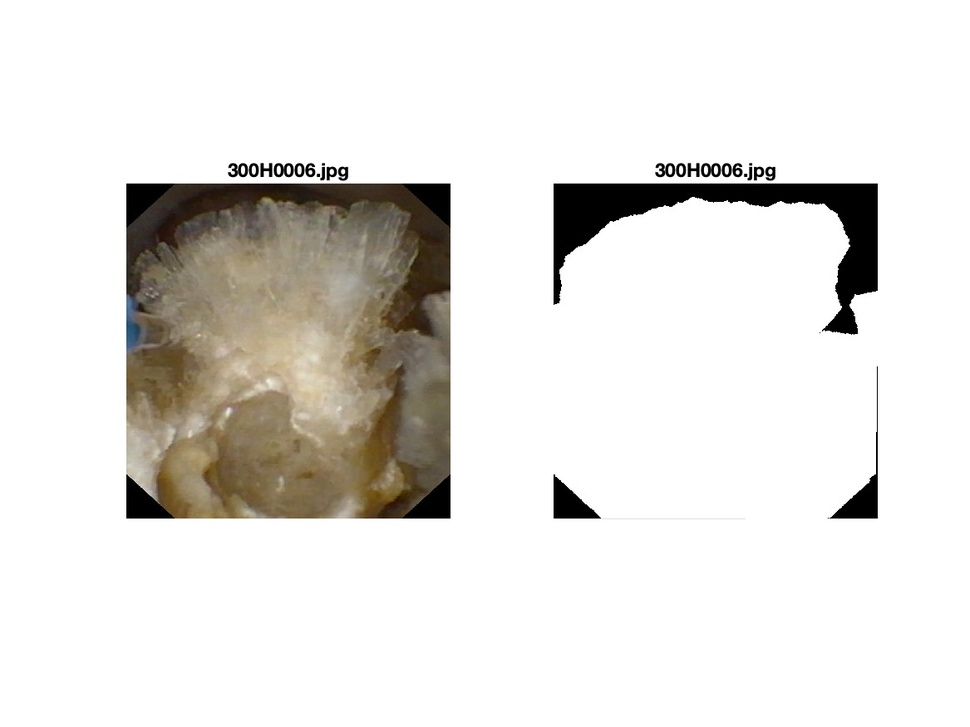
#> input picture Jonathan El-Beze (6 class - 128 wsize - 1k samples per class)/make-patch/helper/review-dataset/BRU-SEC-VE/300H0006.jpg, 970 x 727 px, shrunk from 1167 x 875 before the run; its folder holds only this picture in this run
$ python -i extract_features.py   (imports and definitions only)
#> lines starting #> are read from the running program, lines starting #| are printed output that depends on the picture

# FUNCTIONS FOR EXTRACTING FEATURES FROM IMAGES

import os
import numpy as np
import pandas as pd
from math import pow, sqrt
from skimage.color import rgb2hsv
from skimage import io
from skimage.feature import local_binary_pattern
from google.colab import data_table
# [1 line not run here, left out]

def getEnergy(img):
    # Convert BGR to HSV and parse HSV
    hsv_img = rgb2hsv(img)
#> hsv_img: shape (727, 970, 3) float64; mean of channels 0, 1, 2 0.0203, 0.0499, 0.895
    h, s, v = hsv_img[:, :, 0], hsv_img[:, :, 1], hsv_img[:, :, 2]
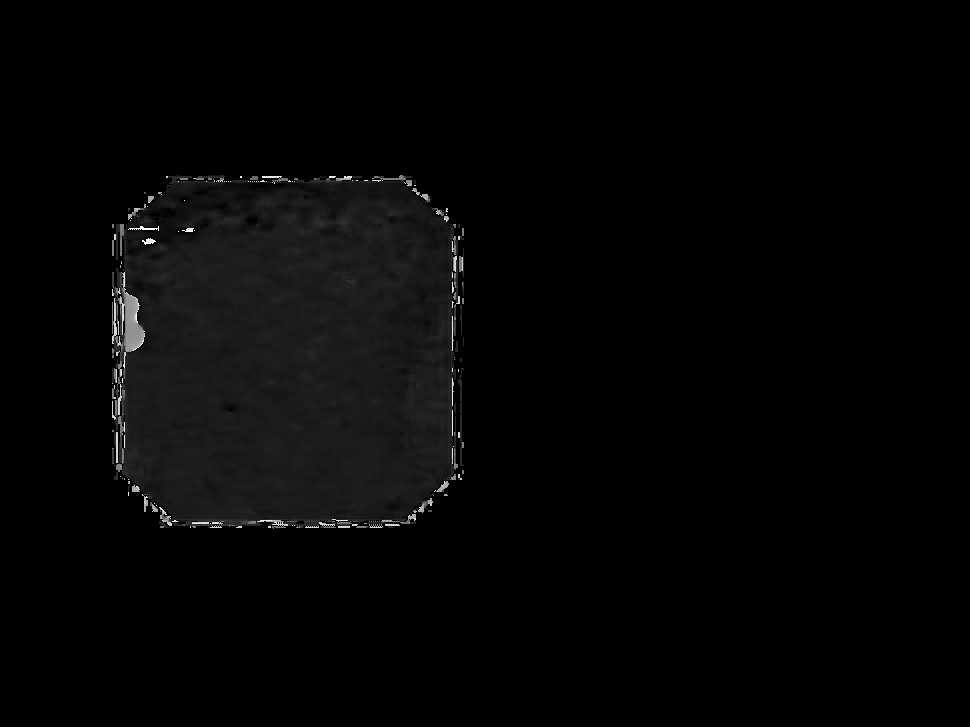
#> h: shape (727, 970) float64; min 0, max 0.992, mean 0.0203
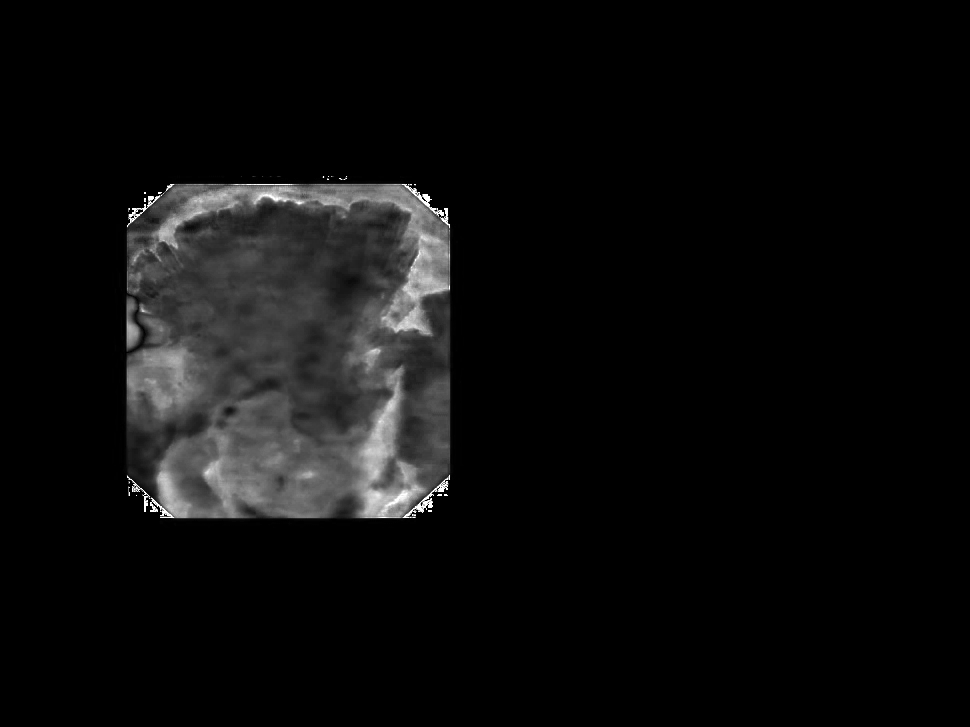
#> s: shape (727, 970) float64; min 0, max 1, mean 0.0499
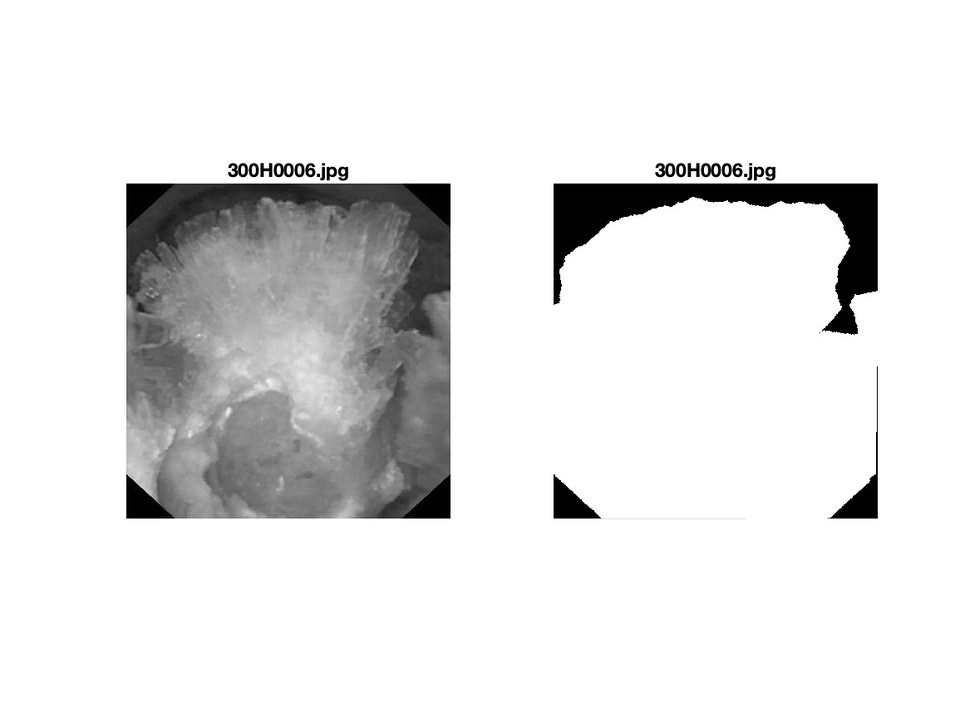
#> v: shape (727, 970) float64; min 0, max 1, mean 0.895
    # Get height, width and number of pixels of the image
    height = img.shape[0]
#> height = 727
    width = img.shape[1]
#> width = 970
    pixels = (height-2) * (width-2)
#> pixels = 701800
    energy_h = [0] * pixels
    energy_s = [0] * pixels
    energy_v = [0] * pixels
    pixel = 0

    #Calculate the energy of each pixel (channel selected by user)
    #print('Getting energy from H channel')
    for j in range(height-2): #external for, height (start in j+1, end in height-2)
        for k in range(width-2): #internal for, width (start in k+1, end in width-2)
            x1 = h[j+1][k]
            x2 = h[j+1][k+2]
            y1 = h[j][k+1]
            y2 = h[j+2][k+1]

            energy = sqrt(pow((x1-x2),2) + pow((y1-y2),2))
            energy_h[pixel] = energy
            pixel += 1
#> after the loop, energy_h = 701800 items; pixel = 701800

    pixel = 0
    #print('Getting energy from S channel')
    for j in range(height-2): #external for, height (start in j+1, end in height-2)
        for k in range(width-2): #internal for, width (start in k+1, end in width-2)
            x1 = s[j+1][k]
            x2 = s[j+1][k+2]
            y1 = s[j][k+1]
            y2 = s[j+2][k+1]

            energy = sqrt(pow((x1-x2),2) + pow((y1-y2),2))
            energy_s[pixel] = energy
            pixel += 1
#> after the loop, energy_s = 701800 items; pixel = 701800

    pixel = 0
    #print('Getting energy from V channel')
    for j in range(height-2): #external for, height (start in j+1, end in height-2)
        for k in range(width-2): #internal for, width (start in k+1, end in width-2)
            x1 = v[j+1][k]
            x2 = v[j+1][k+2]
            y1 = v[j][k+1]
            y2 = v[j+2][k+1]

            energy = sqrt(pow((x1-x2),2) + pow((y1-y2),2))
            energy_v[pixel] = energy
            pixel += 1
#> after the loop, energy_v = 701800 items; pixel = 701800

    # get histogram from eHSV
    (histH, _) = np.histogram(energy_h)
#> histH = [692170, 3254, 1059, 1421, 1277, 671, 1554, 157, 170, 67]
    (histS, _) = np.histogram(energy_s)
#> histS = [694425, 4058, 1028, 594, 276, 181, 161, 782, 123, 172]
    (histV, _) = np.histogram(energy_v)
#> histV = [688928, 2923, 1768, 2420, 884, 1014, 1351, 1839, 413, 260]
    histHSV = np.hstack((histH,histS,histV))
#> histHSV = 30 values, max 694425 at index 10, min 67 at index 9, mean 70180

    return histHSV #Array of 1 x 30

# [49 lines left out: functions lbphist, extract_features, not called in this run]


## MAIN

>>> import cv2
>>> picture = cv2.cvtColor(cv2.imread('../make-patch/helper/review-dataset/BRU-SEC-VE/300H0006.jpg'), cv2.COLOR_BGR2RGB)
>>> result = getEnergy(picture)
#> result has the same summary as histHSV in getEnergy

$ run again, on Jonathan El-Beze (6 class - 128 wsize - 1k samples per class)/make-patch/helper/review-dataset/BRU-SEC-VE/300H0009.jpg
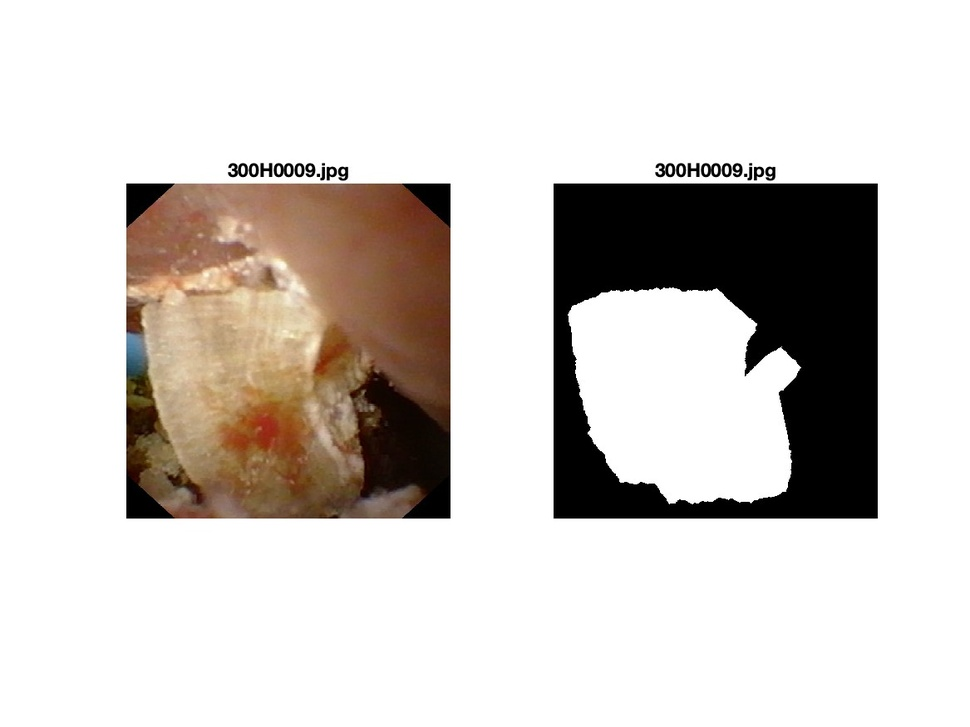
#> input picture Jonathan El-Beze (6 class - 128 wsize - 1k samples per class)/make-patch/helper/review-dataset/BRU-SEC-VE/300H0009.jpg, 970 x 727 px, shrunk from 1167 x 875 before the run
#> hsv_img: shape (727, 970, 3) float64; mean of channels 0, 1, 2 0.0169, 0.0783, 0.826
#> in getEnergy, `h, s, v = hsv_img[:, :, 0], hsv_img[:, :, 1], hsv_img[:, :, 2]`:
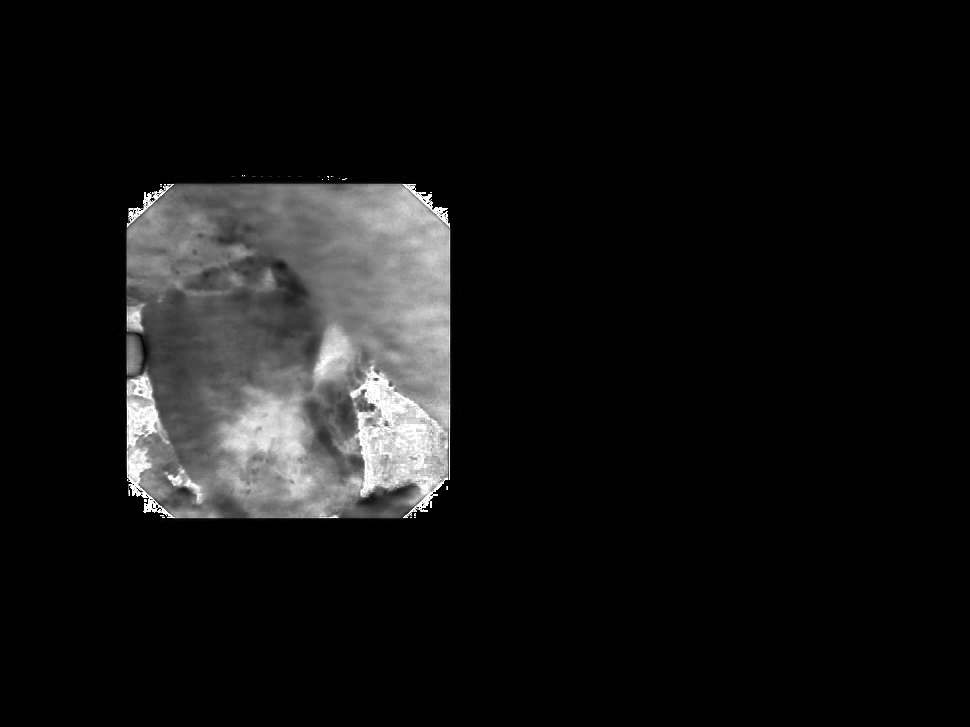
#> s: shape (727, 970) float64; min 0, max 1, mean 0.0783
#> in getEnergy, `h, s, v = hsv_img[:, :, 0], hsv_img[:, :, 1], hsv_img[:, :, 2]`:
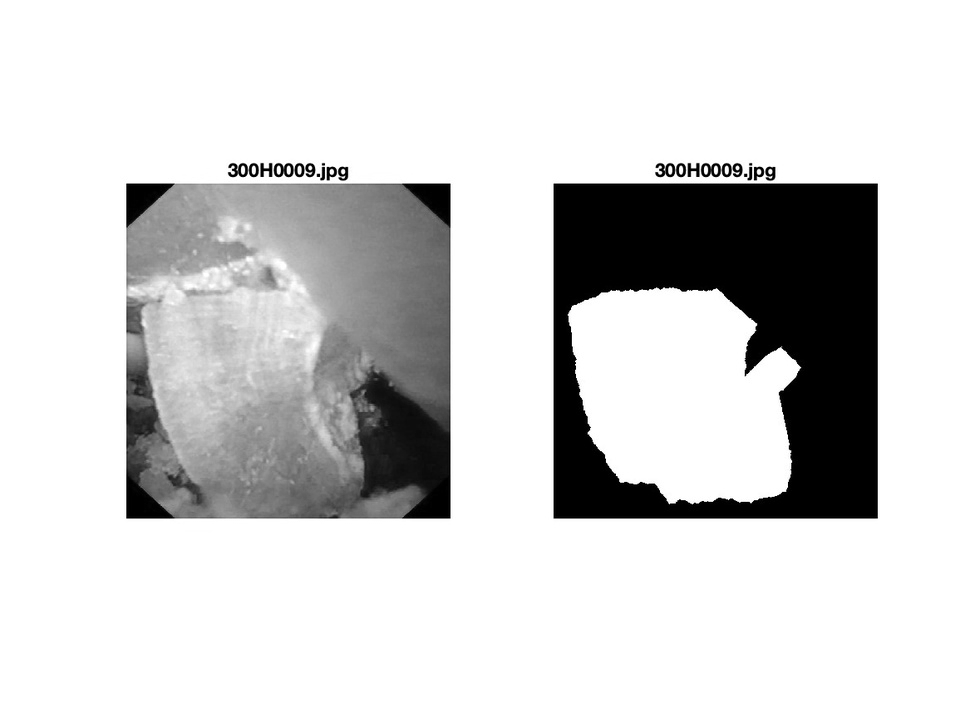
#> v: shape (727, 970) float64; min 0, max 1, mean 0.826
#> after the loop in getEnergy, `for j in range(height-2):`: energy_h = 701800 items; pixel = 701800
#> after the loop in getEnergy, `for j in range(height-2):`: energy_s = 701800 items; pixel = 701800
#> after the loop in getEnergy, `for j in range(height-2):`: energy_v = 701800 items; pixel = 701800
#> histH = [691165, 2779, 1632, 1559, 1391, 1741, 984, 251, 192, 106]
#> histS = [691529, 5531, 1753, 981, 463, 310, 217, 781, 55, 180]
#> histV = [686077, 4198, 1885, 3176, 959, 1228, 1084, 2520, 416, 257]
#> histHSV = 30 values, max 691529 at index 10, min 55 at index 18, mean 70180
#> result has the same summary as histHSV in getEnergy

$ run again, on Jonathan El-Beze (6 class - 128 wsize - 1k samples per class)/make-patch/helper/review-dataset/BRU-SEC-VE/IVd chou fleur.jpg
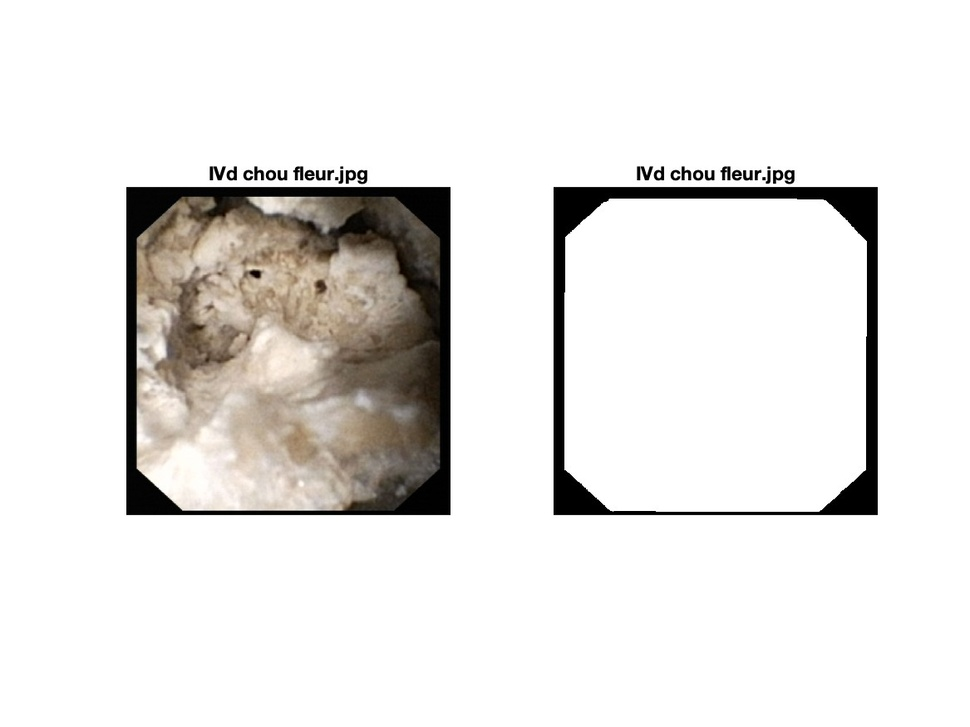
#> input picture Jonathan El-Beze (6 class - 128 wsize - 1k samples per class)/make-patch/helper/review-dataset/BRU-SEC-VE/IVd chou fleur.jpg, 970 x 727 px, shrunk from 1167 x 875 before the run
#> hsv_img: shape (727, 970, 3) float64; mean of channels 0, 1, 2 0.0144, 0.034, 0.905
#> in getEnergy, `h, s, v = hsv_img[:, :, 0], hsv_img[:, :, 1], hsv_img[:, :, 2]`:
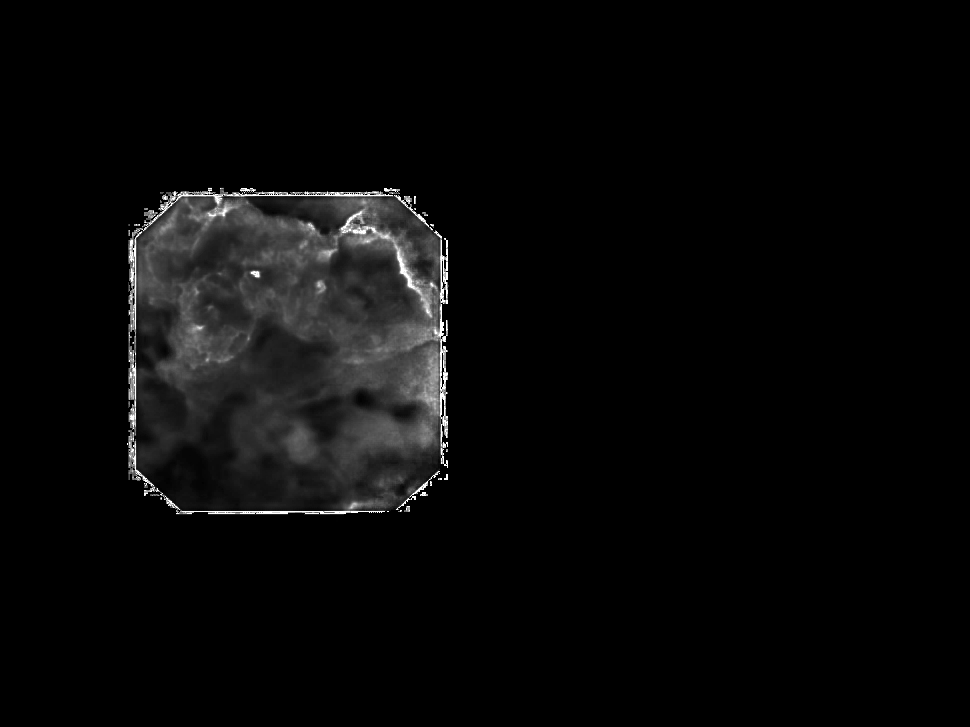
#> s: shape (727, 970) float64; min 0, max 1, mean 0.034
#> in getEnergy, `h, s, v = hsv_img[:, :, 0], hsv_img[:, :, 1], hsv_img[:, :, 2]`:
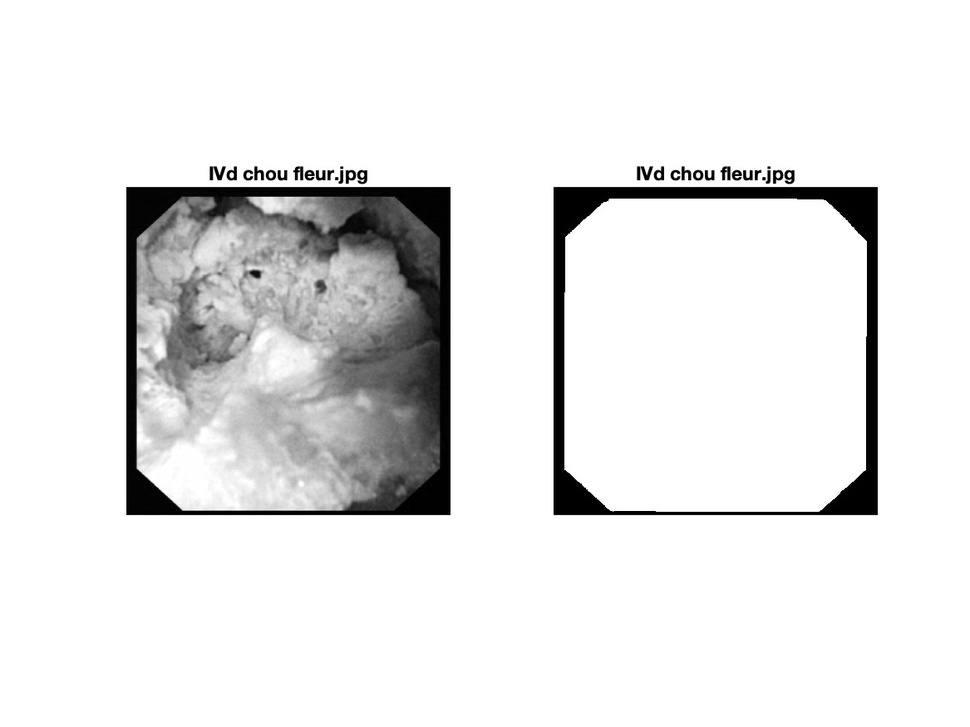
#> v: shape (727, 970) float64; min 0, max 1, mean 0.905
#> after the loop in getEnergy, `for j in range(height-2):`: energy_h = 701800 items; pixel = 701800
#> after the loop in getEnergy, `for j in range(height-2):`: energy_s = 701800 items; pixel = 701800
#> after the loop in getEnergy, `for j in range(height-2):`: energy_v = 701800 items; pixel = 701800
#> histH = [696132, 1985, 506, 938, 1242, 245, 589, 43, 42, 78]
#> histS = [690470, 3097, 1844, 1473, 1382, 1012, 705, 1430, 213, 174]
#> histV = [683579, 4401, 2235, 2005, 1158, 1225, 3852, 2878, 291, 176]
#> histHSV = 30 values, max 696132 at index 0, min 42 at index 8, mean 70180
#> result has the same summary as histHSV in getEnergy
